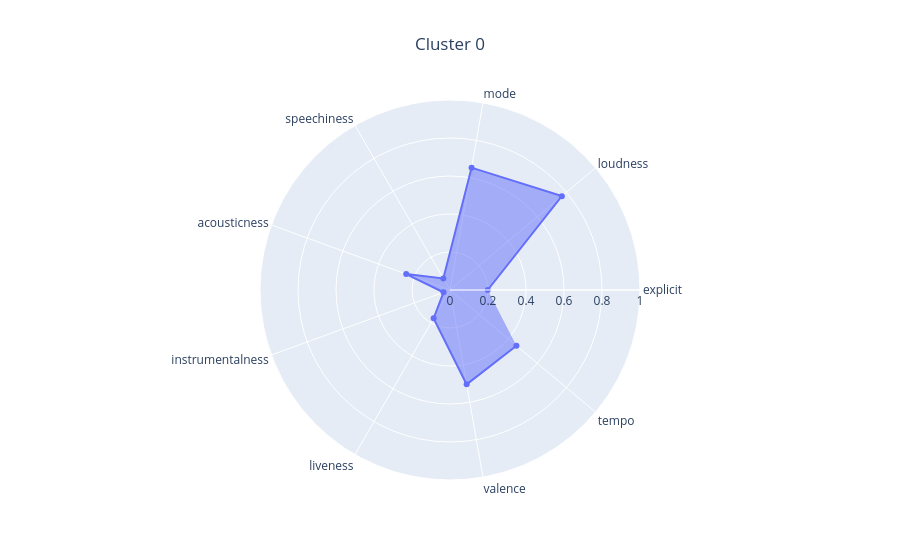

The notebook cell this image was saved under:
### Code cell
from sklearn.cluster import KMeans


clustering = KMeans(n_clusters=1, n_init="auto", random_state=0)
clustering.fit(X)

kmeans_analyzer = KMeansAnalyzer(df_songs_info, clustering_visualizer)
kmeans_analyzer.analyze_clustering(X, clustering)

### Figure 1 — Plotly figure (JSON) as saved in the notebook; plotly's stock layout.template omitted (floating-point values rounded to 4 significant figures)
{"data": [{"fill": "toself", "r": [0.1986, 0.7685, 0.6538, 0.07013, 0.2453, 0.03638, 0.1723, 0.5042, 0.4563], "theta": ["explicit", "loudness", "mode", "speechiness", "acousticness", "instrumentalness", "liveness", "valence", "tempo"], "type": "scatterpolar"}], "layout": {"polar": {"radialaxis": {"range": [0, 1]}}, "title": {"text": "Cluster 0", "x": 0.5}}}
